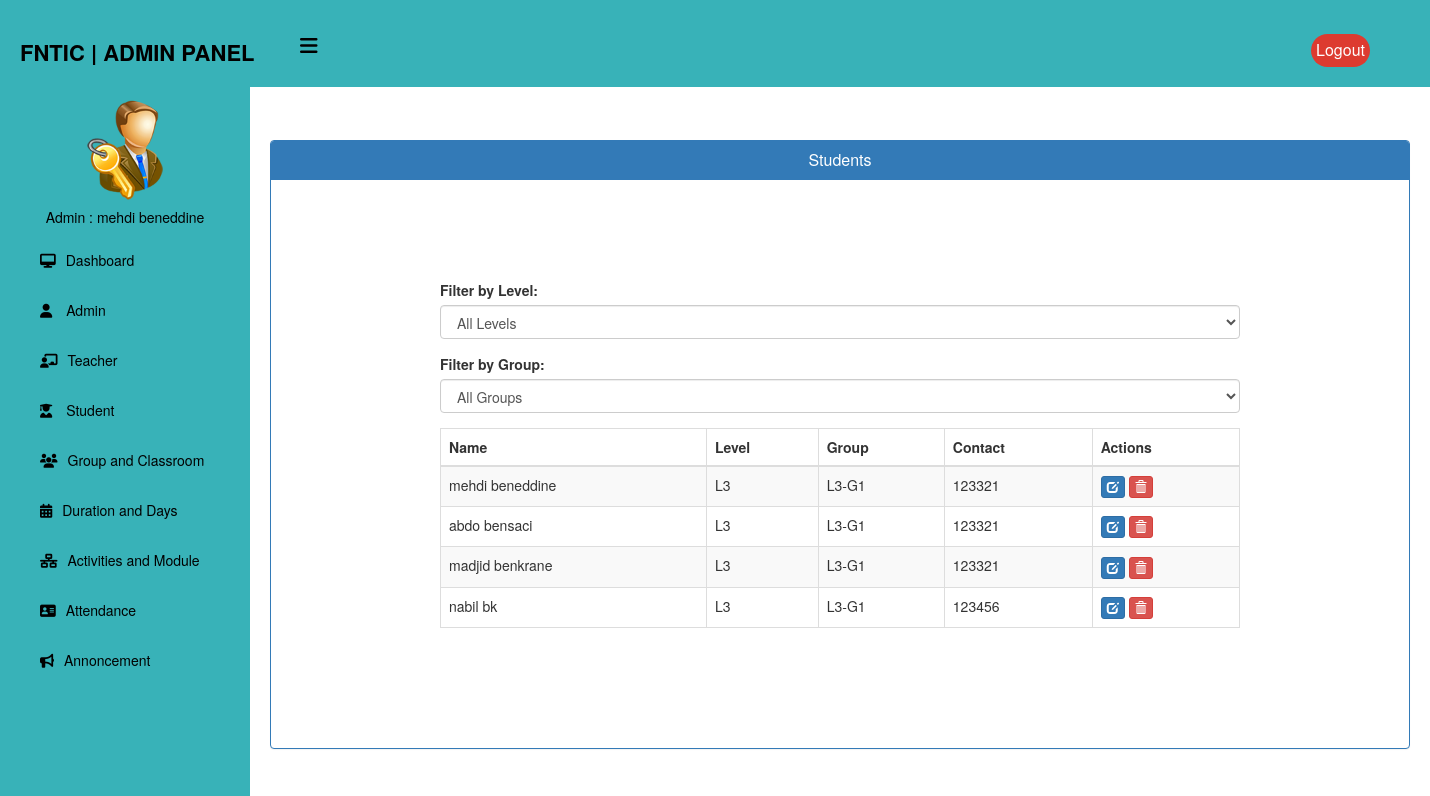
The app's page /admin-view-student (signed in) with its own data.
### home/models.py (models this page shows, shortened)
class StudentExtra(models.Model):
    user=models.OneToOneField(User,on_delete=models.CASCADE)
    mobile = models.CharField(max_length=40,null=True)
    lv = models.CharField(max_length=10,choices=level,default='L1')
    cl= models.ForeignKey(Group,on_delete=models.CASCADE)
    status=models.BooleanField(default=False)
    @property
    def get_name(self):
        return self.user.first_name+" "+self.user.last_name

class Group(models.Model):
    LEVEL_CHOICES = [
        ('L1', 'L1'),
        ('L2', 'L2'),
        ('L3', 'L3'),
    ]
    name = models.CharField(max_length=60)
    ability = models.PositiveIntegerField(null=True)
    level = models.CharField(max_length=10, choices=LEVEL_CHOICES, default='L1')
    def __str__(self):
        return self.name
    class Meta:
        ordering = ['name']

### home/views.py (the view)
# urls.py: path('admin-view-student', views.admin_view_student_view,name='admin-view-student'),
@login_required(login_url="login")
@user_passes_test(is_admin)
def admin_view_student_view(request):
    students=models.StudentExtra.objects.all().filter(status=True)
    groups = models.Group.objects.all()
    context = {
        'students': students,
        'groups': groups,
    }
    return render(request,'school/admin_view_student.html',context)

### home/views.py (called while the page is built)
def is_admin(user):
    return user.groups.filter(name='ADMIN').exists()

### templates/school/admin_view_student.html (shortened to what this page needs)
{% extends 'school/adminbase.html' %}
{% block content %}
<head>
  <link href="//netdna.bootstrapcdn.com/bootstrap/3.0.0/css/bootstrap.min.css" rel="stylesheet" id="bootstrap-css">
</head>
<br><br>
<div class="container">
  <div class="row">
    <div class="col-xs-12">
      <div class="panel panel-primary">
        <div class="panel-heading">
          <h6 class="panel-title">Students</h6>
        </div>
        <div class="table-container">
          <div class="form-group">
            <label for="level-select">Filter by Level:</label>
            <select class="form-control" id="level-select">
              <option value="all">All Levels</option>
            </select>
          </div>
          <div class="form-group">
            <label for="group-select">Filter by Group:</label>
            <select class="form-control" id="group-select">
              <option value="all">All Groups</option>
            </select>
          </div>
          <table class="table table-responsive table-hover table-striped table-bordered" id="dev-table">
            <thead>
              <tr>
                <th>Name</th>
                <th>Level</th>
                <th>Group</th>
                <th>Contact</th>
                <th>Actions</th>
              </tr>
            </thead>
            <tbody>
              {% for s in students %}
              <tr>
                <td>{{ s.get_name }}</td>
                <td>{{ s.lv }}</td>
                <td>{{ s.cl }}</td>
                <td>{{ s.mobile }}</td>
                <td>
                  <a class="btn btn-primary btn-xs" href="{% url 'update-student' s.id %}">
                    <span class="glyphicon glyphicon-edit"></span>
                  </a>
                  <a class="btn btn-danger btn-xs" href="{% url 'delete-student-from-University' s.id %}">
                    <span class="glyphicon glyphicon-trash"></span>
                  </a>
                </td>
              </tr>
              {% endfor %}
            </tbody>
          </table>
        </div>
      </div>
    </div>
  </div>
</div>
{% endblock content %}

### templates/school/adminbase.html (shortened to what this page needs)
{% load static %}
<!DOCTYPE html>
<html lang="en" dir="ltr">
<head>
  <link rel="stylesheet" href="https://cdnjs.cloudflare.com/ajax/libs/font-awesome/6.4.0/css/all.min.css">
</head>
<body>
  <header>
    <label for="check">
      <i class="fas fa-bars" id="sidebar_btn"></i>
    </label>
    <div class="left_area">
      <h3>FNTIC | Admin Panel</h3>
    </div>
    <div class="right_area">
      <a href="{%url 'admin_logout'%}" class="logout_btn">Logout</a>
    </div>
  </header>
  <div class="sidebar">
    <center>
      <img src="{% static 'image/admin-icn.png' %}" class="profile_image" alt="">
      <h5>Admin : {{request.user.first_name}} {{ user.last_name }}</h5>
    </center>
    <a href="/admin-dashboard"><i class="fas fa-desktop"></i><span>Dashboard</span></a>
    <a href="/admin-admin"><i class="fas fa-user"></i> <span>Admin</span></a>
    <a href="/admin-teacher"><i class="fas fa-chalkboard-teacher"></i><span>Teacher</span></a>
    <a href="/admin-student"> <i class="fas fa-user-graduate"></i> <span>Student</span></a>
    <a href="/admin-group"><i class="fas fa-users"></i><span>Group and Classroom</span></a>
    <a href="/admin-duration-module"><i class="fas fa-calendar-alt"></i><span>Duration and Days</span></a>
    <a href="/admin-Activities"><i class="fas fa-network-wired"></i><span>Activities and Module</span></a>
    <a href="/admin-attendance"><i class="fas fa-address-card"></i><span>Attendance</span></a>
    <a href="/admin-notice"><i class="fas fa-bullhorn"></i><span>Annoncement</span></a>
  </div>
  <div class="content">
    <br><br><br><br><br>
    {% block content %}
    {% endblock content %}
</body>
</html>

### templates/school/adminbase.html (style rules this page uses)
a:link { text-decoration: none; }
body { margin: 0; padding: 0; font-family: "Roboto", sans-serif; }
header { position: fixed; background: #38b2b8; padding: 20px; width: 100%; z-index: 1; }
.left_area h3 { color: #000; margin: 0px; text-transform: uppercase; font-size: 22px; font-weight: 900; }
.logout_btn { padding: 5px; background: #dd3b30; text-decoration: none; float: right; margin-top: -30px; margin-right: 40px; border-radius: 30px; font-size: 16px; font-weight: 500; color: #fff; transition: 0.5s; }
.sidebar { background: #38b2b8; margin-top: 70px; padding-top: 30px; position: fixed; left: 0; width: 250px; height: 100%; transition: 0.5s; transition-property: left; }
.sidebar .profile_image { width: 100px; height: 100px; border-radius: 100px; margin-bottom: 10px; }
.sidebar h5 { color: #000; text size: 12px; margin-top: 0; margin-bottom: 10px; }
.sidebar a { color: #000; display: block; width: 100%; line-height: 50px; text-decoration: none; padding-left: 40px; box-sizing: border-box; transition: 0.5s; }
.sidebar i { padding-right: 10px; }
label #sidebar_btn { z-index: 1; color: #000; position: fixed; cursor: pointer; left: 300px; font-size: 20px; margin: 5px 0; transition: 0.5s; transition-property: color; }
.content { margin-left: 250px; background-position: center; background-size: cover; height: 100vh; transition: 0.5s; }

### templates/school/admin_view_student.html (style rules this page uses)
a:link { text-decoration: none; }
h6 { text-align: center; }
.table-container { margin: 100px auto; max-width: 800px; overflow-x: auto; }

### records on screen
StudentExtra: get_name "mehdi beneddine", lv "L3", cl "L3-G1", mobile "123321"
StudentExtra: get_name "abdo bensaci", lv "L3", cl "L3-G1", mobile "123321"
StudentExtra: get_name "madjid benkrane", lv "L3", cl "L3-G1", mobile "123321"
StudentExtra: get_name "nabil bk", lv "L3", cl "L3-G1", mobile "123456"

### other values on screen
{{ request.user.first_name }} "mehdi"
{{ user.last_name }} "beneddine"
